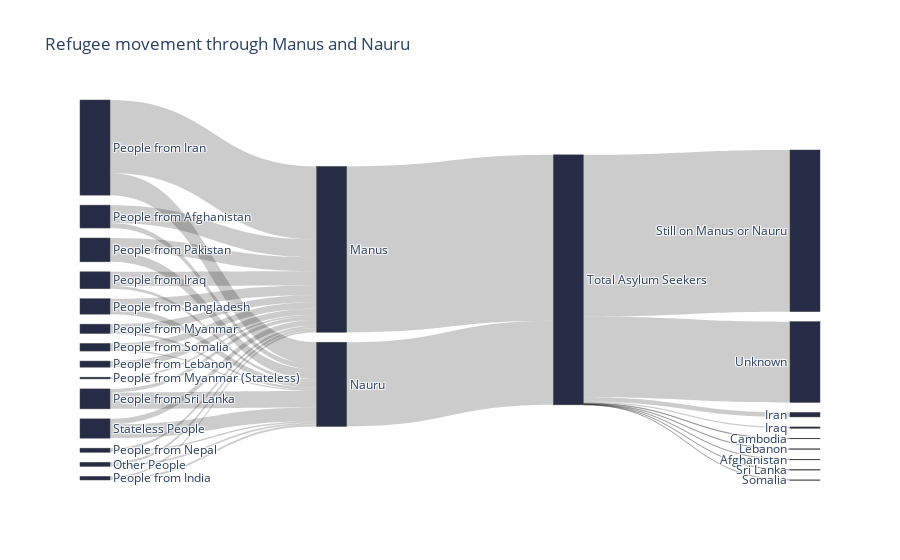

The notebook cell this image was saved under:
### Code cell
fig = dict(data=[data_trace], 
           layout=layout)

offline.iplot(fig)

### Figure 1 — Plotly figure (JSON) as saved in the notebook; plotly's stock layout.template omitted (floating-point values rounded to 4 significant figures)
{"data": [{"link": {"source": [0, 0, 1, 1, 2, 2, 3, 3, 4, 4, 5, 5, 6, 6, 7, 8, 9, 9, 10, 10, 11, 11, 12, 12, 13, 13, 14, 15, 16, 16, 16, 16, 16, 16, 16, 16, 16], "target": [14, 15, 14, 15, 14, 15, 14, 15, 14, 15, 14, 15, 14, 15, 14, 14, 14, 15, 14, 15, 14, 15, 14, 15, 14, 15, 16, 16, 17, 18, 19, 20, 21, 22, 23, 24, 25], "value": [548, 167, 135, 37, 105, 74, 106, 21, 74, 42, 53, 17, 48, 9, 46, 13, 27, 123, 41, 104, 19, 12, 18, 13, 13, 14, 1246, 633, 1215, 607, 34, 10, 4, 2, 4, 2, 1]}, "node": {"color": ["#262C46", "#262C46", "#262C46", "#262C46", "#262C46", "#262C46", "#262C46", "#262C46", "#262C46", "#262C46", "#262C46", "#262C46", "#262C46", "#262C46", "#262C46", "#262C46", "#262C46", "#262C46", "#262C46", "#262C46", "#262C46", "#262C46", "#262C46", "#262C46", "#262C46", "#262C46", "#262C46", "#262C46", "#262C46", "#262C46", "#262C46", "#262C46", "#262C46", "#262C46", "#262C46", "#262C46", "#262C46"], "label": ["People from Iran", "People from Afghanistan", "People from Pakistan", "People from Iraq", "People from Bangladesh", "People from Myanmar", "People from Somalia", "People from Lebanon", "People from Myanmar (Stateless)", "People from Sri Lanka", "Stateless People", "People from Nepal", "Other People", "People from India", "Manus", "Nauru", "Total Asylum Seekers", "Still on Manus or Nauru", "Unknown", "Iran", "Iraq", "Cambodia", "Afghanistan", "Lebanon", "Sri Lanka", "Somalia"], "pad": 10, "thickness": 30}, "type": "sankey"}], "layout": {"title": {"text": "Refugee movement through Manus and Nauru"}}}
